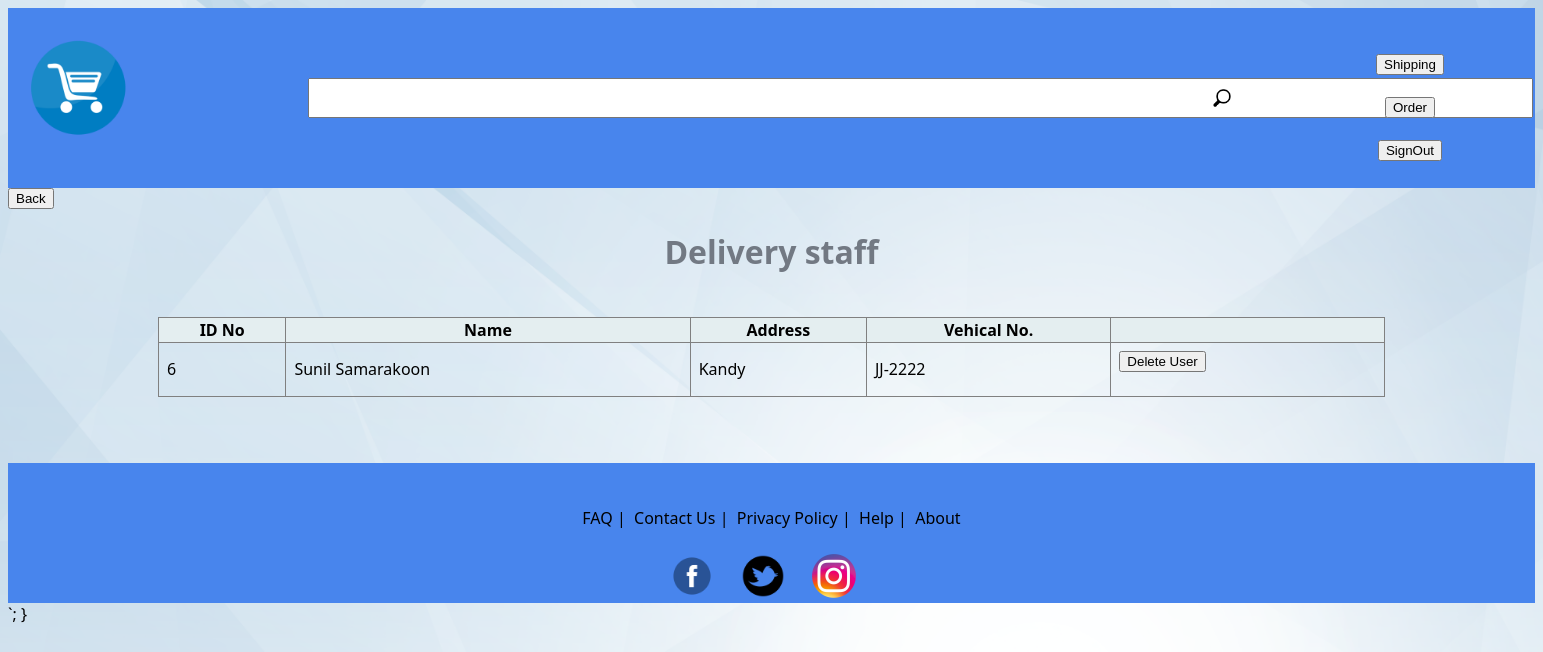
The app's page /html/Deliverystaff.php with its own data.
### tables this page shows
CREATE TABLE `deliveryperson` (
  `DP_ID` int(5) NOT NULL,
  `User_name` varchar(20) NOT NULL,
  `NIC` varchar(12) NOT NULL,
  `Email` varchar(20) DEFAULT NULL,
  `Phone_number` int(10) DEFAULT NULL,
  `Password` varchar(20) NOT NULL,
  `Vehical_No` varchar(10) NOT NULL,
  `Location` varchar(30) NOT NULL
);

### html/Deliverystaff.php (the view, shortened to what this page needs)
<html>
    <head>
        <link rel="stylesheet" type="text/css" href="../css/table.css">
        <link rel="stylesheet" type="text/css" href="../css/main.css">
        <link rel="stylesheet" type="text/css" href="../css/signedInUser.css">
    </head>
    <body>
        <div class="topBar">
            <div style="padding-left: 20px;padding-top:30px;">
                <img src="../img/cart.png" height="100" width="100">
            </div>
            <div class="searchBar">
                <div></div>
                <div class="searchBarRow" style="text-align: center;align-items: center;">
                    <div style="text-align: center;">
                        <input style="height:40px;" type="text" size="150">
                    </div>
                    <div>
                        <button class="searchButton"><img src="../img/search.png" height="30" width="30"></button>
                    </div>
                </div>
            </div>
            <div style="align-items: center;align-content: center; text-align: center;padding-top: 35px;">
                <a href="Shippingdetails.php"><button>Shipping</button></a>
                <br><br>
                <a href="Orderdetails.php" ><button>Order</button></a>
                <br><br>
                <form action="../php/logout.php"><button type="submit">SignOut</button></form>
            </div>
        </div>
        <a href="deliveryhandling.html" ><button>Back</button></a>
        <center>
        <div class="main">
            <h1>Delivery staff</h1>
            <br>
		<table id="staff" border="1" >
		<tr>
            <th>ID No</th>
            <th>Name</th>
            <th>Address</th>
            <th>Vehical No.</th>
            <th></th>
        </tr>
        <?php
            include "../php/config.php";
            $sql = "SELECT * FROM deliveryperson";
            $result = $conn->query($sql);
            while($row = mysqli_fetch_array($result)) {
                    echo "<tr>
                            <td>".$row['DP_ID']."</td>
                            <td>".$row['User_name']."</td>
                            <td>".$row['Location']."</td>
                            <td>".$row['Vehical_No']."</td>
                            <td>
                                <form action='../php/deleteDeliver.php' method='post'>
                                    <button type='submit' name='id' value='".$row['DP_ID']."'>Delete User</button>
                                </form>
                            </td>
                        <tr>";
                }
        ?>
			</table>
            </div>
            </center>
        <br><br><br>
        <div class="bottomBar">
            <div style="text-align: center;justify-content: center;align-content: center;align-items: center;">
                <br><br>
                <a href="faq.html">FAQ</a>&nbsp;|&nbsp;
                <a href="contact.html">Contact Us</a>&nbsp;|&nbsp;
                <a href="privacy.html">Privacy Policy</a>&nbsp;|&nbsp;
                <a href="help.html">Help</a>&nbsp;|&nbsp;
                <a href="about.html">About</a>
                <div>
                    <br>
                    <img src="../img/facebook.png" height="50px" width="50px">&nbsp;&nbsp;&nbsp;&nbsp;
                    <img src="../img/twitter.png" height="50px" width="50px">&nbsp;&nbsp;&nbsp;&nbsp;
                    <img src="../img/insta.png" height="50px" width="50px">&nbsp;&nbsp;&nbsp;&nbsp;
                </div>
            </div>
        </div>
    </body>
                ?>`;
        }
</html>

### css/table.css (style rules this page uses)
table { border-collapse: collapse; width: 100%; }
td { text-align: left; padding: 8px; }
th { background-color: #e4eef0; color: black }
h1 { color:rgb(114, 121, 131); }

### css/main.css (style rules this page uses)
body { background-image: url('../img/bg1.jpg'); background-repeat: no-repeat; background-attachment: fixed; background-size: cover; font-family: 'Segoe UI'; }
a { color:#000; text-decoration: none; }
.main { padding-right: 150px; padding-left: 150px; text-align: center; }
.topBar { display: grid; background-color: #4885ED; height: 180px; width: 100%; grid-template-columns: 300px auto; }
.searchBar { display:grid; grid-template-rows: 60px 60px 60px; }
.searchBarRow { display:grid; grid-template-columns: 850px auto; }
.bottomBar { background-color: #4885ED; height: 140px; width: 100%; bottom: 0px; }
.searchButton { background: none; border:none; height: 40px; }

### css/signedInUser.css (style rules this page uses)
.topBar { display: grid; background-color: #4885ED; height: 180px; width: 100%; grid-template-columns: 300px auto 250px; }
.searchBarRow { display:grid; grid-template-columns: 850px auto; }

### records on screen
deliveryperson: DP_ID "6", User_name "Sunil Samarakoon", Location "Kandy", Vehical_No "JJ-2222"
